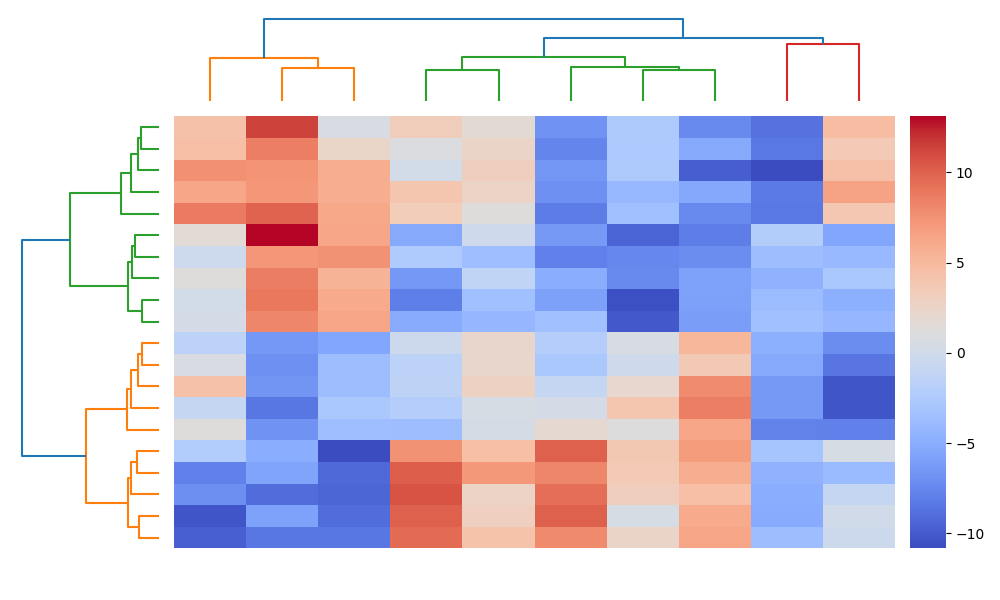

Recreate this plot in Python.
import numpy as np
import seaborn as sns
import matplotlib.pyplot as plt
from scipy.cluster.hierarchy import linkage, dendrogram
from scipy.spatial.distance import pdist
from matplotlib import gridspec
from sklearn.datasets import make_blobs

# Generate synthetic clusterable data using make_blobs
# 4 clusters, 30 samples, 10 features
data, cluster_labels = make_blobs(n_samples=20, n_features=10, centers=4, cluster_std=1.5, random_state=42)

# Calculate the distance matrix and apply hierarchical clustering
row_linkage = linkage(pdist(data, metric='euclidean'), method='average')
col_linkage = linkage(pdist(data.T, metric='euclidean'), method='average')

# Set up the matplotlib figure with gridspec
fig = plt.figure(figsize=(10, 6))
gs = gridspec.GridSpec(3, 3, width_ratios=[0.2, 1, 0.05], height_ratios=[0.2, 1, 0.05])

# Create axes for the row and column dendrograms, the heatmap, and the color bar
ax_row_dendrogram = fig.add_subplot(gs[1, 0], xticks=[], yticks=[], frame_on=False)
ax_col_dendrogram = fig.add_subplot(gs[0, 1], xticks=[], yticks=[], frame_on=False)
ax_heatmap = fig.add_subplot(gs[1, 1])
ax_cbar = fig.add_subplot(gs[1, 2])

# Row dendrogram (left)
dendro_row = dendrogram(row_linkage, ax=ax_row_dendrogram, orientation='left', no_labels=True)
ax_row_dendrogram.set_xticks([])
ax_row_dendrogram.set_yticks([])

# Column dendrogram (top)
dendro_col = dendrogram(col_linkage, ax=ax_col_dendrogram, orientation='top', no_labels=True)
ax_col_dendrogram.set_xticks([])
ax_col_dendrogram.set_yticks([])

# Reorder the data matrix based on clustering results
reordered_data = data[np.ix_(dendro_row['leaves'], dendro_col['leaves'])]

# Plot the heatmap with clustered data
sns.heatmap(reordered_data, ax=ax_heatmap, cmap='coolwarm', cbar=True, cbar_ax=ax_cbar,
            xticklabels=False, yticklabels=False)

# Place the color bar on the right and label it
ax_cbar.yaxis.set_ticks_position('right')
# ax_cbar.set_ylabel('Intensity', rotation=270, labelpad=15)

# Adjust the layout
plt.tight_layout()
plt.savefig('hirearchichal.png')
